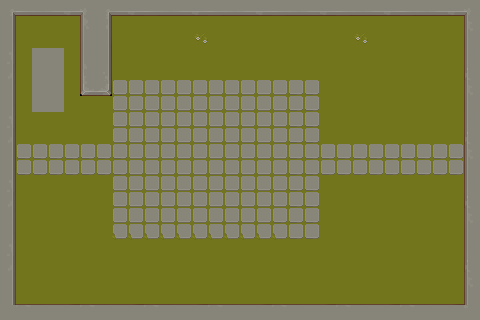

Rendered tile map (Tiled .tmx) drawn with the repository's tilesets; below, a short description and the full map source, tile grids included:
An orthogonal 30x20 tile map with 16x16 px tiles, 1 tile layer (Tile Layer 1), 2 tilesets.

<map version="1.10" tiledversion="1.11.0" orientation="orthogonal" renderorder="right-down" width="30" height="20" tilewidth="16" tileheight="16" infinite="0" nextlayerid="2" nextobjectid="1">
 <tileset firstgid="1" source="../Pixel Art Top Down - Basic/plaza.tsx" />
 <tileset firstgid="257" source="../Pixel Art Top Down - Basic/TX Tileset Stone Ground.tsx" />
 <layer id="1" name="Tile Layer 1" width="30" height="20">
  <data encoding="csv">
414,338,339,340,341,413,414,340,341,338,339,340,341,338,339,340,341,338,339,340,341,338,339,340,341,338,339,340,341,413,
294,35,35,35,35,279,280,35,35,35,35,35,35,35,35,35,35,35,35,35,35,35,35,35,35,35,35,35,35,273,
310,35,35,35,35,295,296,35,35,35,35,35,121,35,35,35,35,35,35,35,35,35,121,35,35,35,35,35,35,289,
326,35,290,290,35,311,312,35,35,35,35,35,35,35,35,35,35,35,35,35,35,35,35,35,35,35,35,35,35,305,
278,35,290,290,35,327,328,35,35,35,35,35,35,35,35,35,35,35,35,35,35,35,35,35,35,35,35,35,35,321,
294,35,290,290,35,375,342,153,153,153,153,153,153,153,153,153,153,153,134,134,35,35,35,35,35,35,35,35,35,273,
310,35,290,290,35,35,35,153,153,153,153,153,153,153,153,153,153,153,134,134,35,35,35,35,35,35,35,35,35,289,
326,35,35,35,35,35,35,153,153,153,153,153,153,153,153,153,153,153,134,134,35,35,35,35,35,35,35,35,35,305,
278,35,35,35,35,35,35,153,153,153,153,153,153,153,153,153,153,153,134,134,35,35,35,35,35,35,35,35,35,321,
294,134,134,134,134,134,134,134,153,153,153,153,153,153,153,153,153,153,134,134,134,134,134,134,134,134,134,134,134,273,
310,134,134,134,134,134,134,134,153,153,153,153,153,153,153,153,153,153,134,134,134,134,134,134,134,134,134,134,134,289,
326,35,35,35,35,35,35,153,153,153,153,153,153,153,153,153,153,153,134,134,35,35,35,35,35,35,35,35,35,305,
278,35,35,35,35,35,35,153,153,153,153,153,153,153,153,153,153,153,134,134,35,35,35,35,35,35,35,35,35,321,
294,35,35,35,35,35,35,153,153,153,153,153,153,153,153,153,153,134,134,134,35,35,35,35,35,35,35,35,35,273,
310,35,35,35,35,35,35,163,163,163,163,163,163,163,163,163,163,163,134,134,35,35,35,35,35,35,35,35,35,289,
326,35,35,35,35,35,35,35,35,35,35,35,35,35,35,35,35,35,35,35,35,35,35,35,35,35,35,35,35,305,
278,35,35,35,35,35,35,35,35,35,35,35,35,35,35,35,35,35,35,35,35,35,35,35,35,35,35,35,35,321,
294,35,35,35,35,35,35,35,35,35,35,35,35,35,35,35,35,35,35,35,35,35,35,35,35,35,35,35,35,273,
310,35,35,35,35,35,35,35,35,35,35,35,35,35,35,35,35,35,35,35,35,35,35,35,35,35,35,35,35,289,
398,354,355,356,357,354,355,356,357,354,355,356,357,354,355,356,357,354,355,356,357,354,355,356,357,354,355,356,357,397
</data>
 </layer>
</map>
